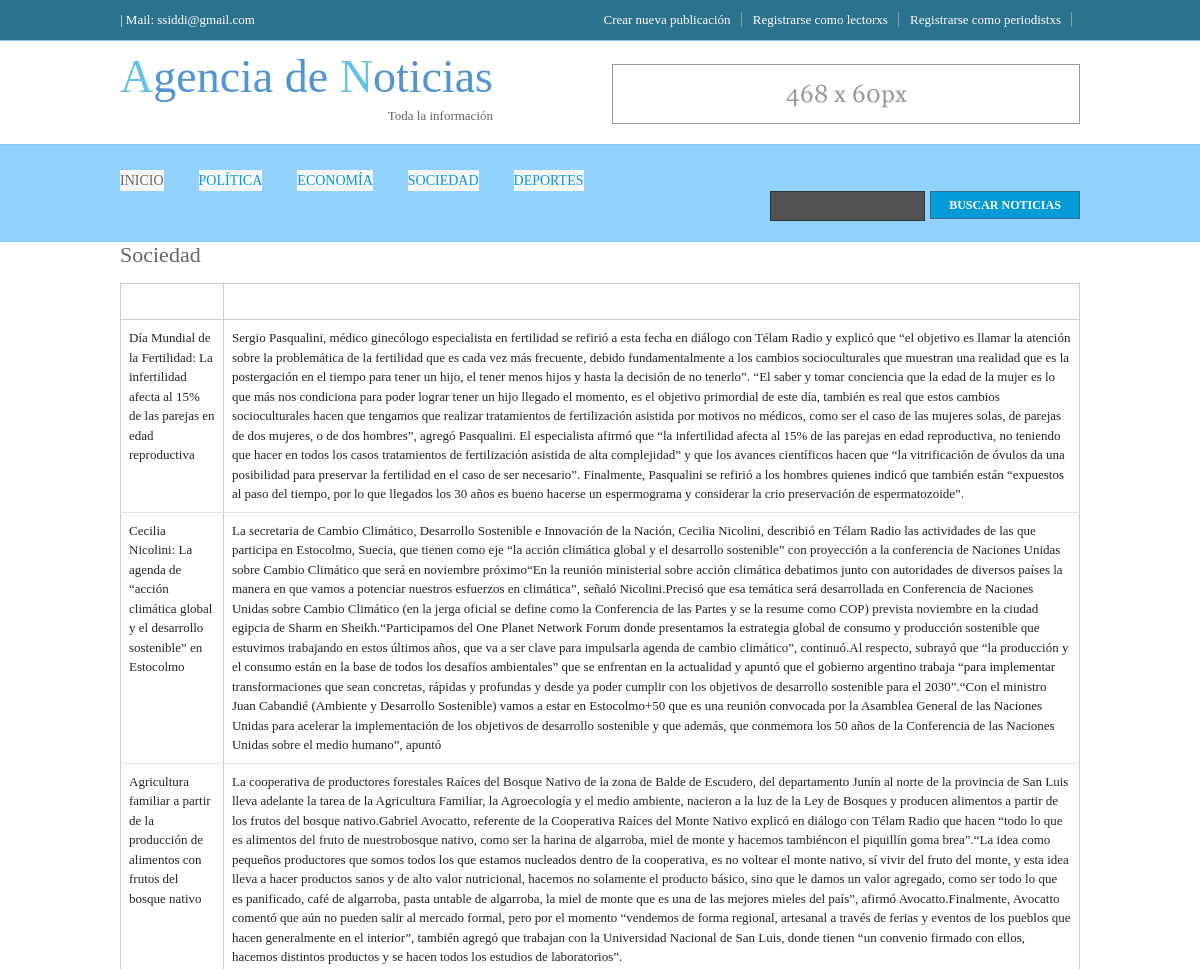
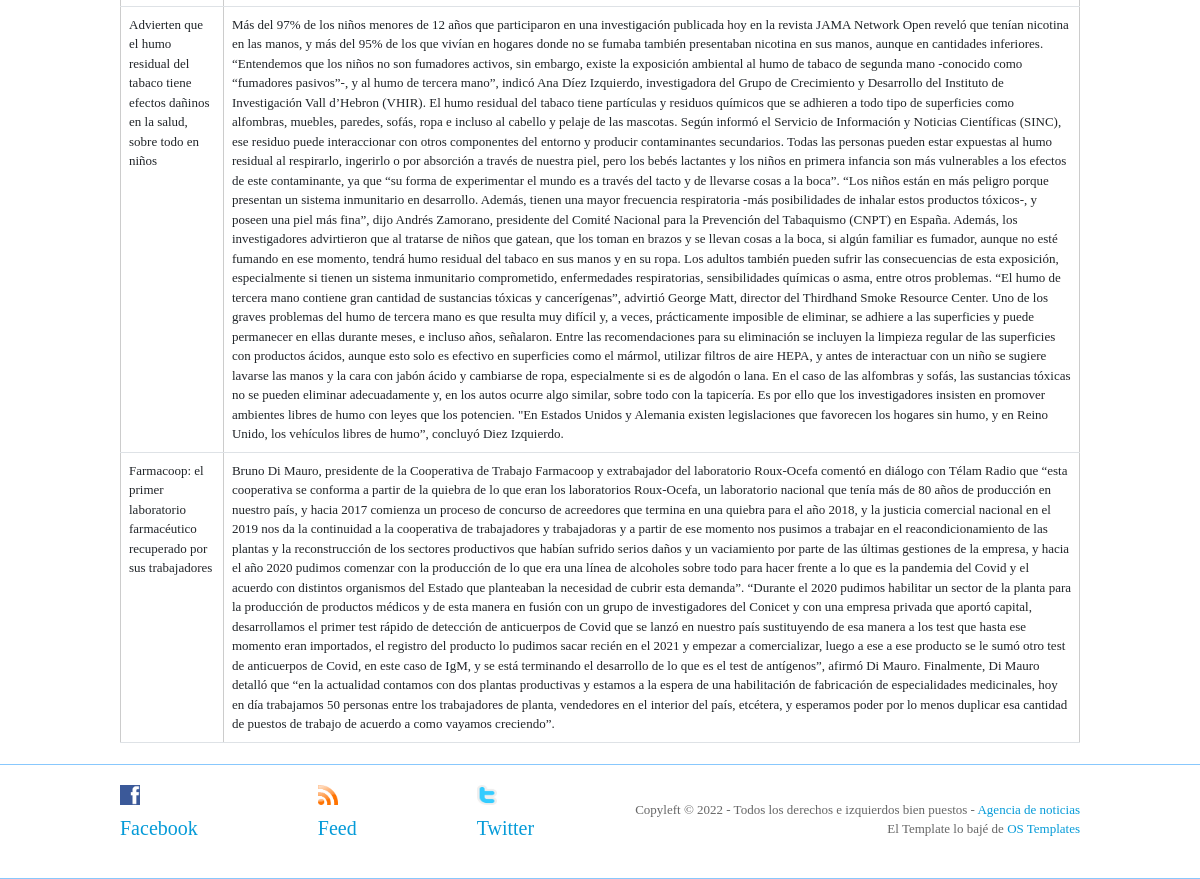
Screenshot of /portal/sociedad with the database file from the repository (2 pictures, top to bottom).
### portal/models.py (models this page shows, shortened)
class Noticia(models.Model):
    seccion = models.CharField(max_length=50)
    titulo = models.CharField(max_length=140)
    bajada = models.CharField(max_length=100000)
    periodistxs = models.CharField(max_length=50)
    email_preiodistxs = models.EmailField()
    publicado = models.BooleanField()
    home = models.BooleanField()

### portal/views.py (the view)
# urls.py: path("sociedad", views.sociedad ,name="sociedad"),
def sociedad(request):
    noticias = Noticia.objects.all()
    dicc = {"noticias":noticias[::-1]}
    seccion = loader.get_template("3sociedad.html")
    documento=seccion.render(dicc)
    return HttpResponse(documento)

### portal/templates/3sociedad.html
{% extends "padre.html" %}
{% load static %}
{% block contenido %}
<div class="wrapper">
  <div id="hpage_cats">
<h1>Sociedad</h1>
<table class="table">
    <thead>
      <tr>
        <th scope="col">Título</th>
        <th scope="col">Bajada</th>
    </tr>
    </thead>
    <tbody>
      {% for n in noticias %}
       {% if n.seccion == "sociedad" %}
        <tr>
            <td>{{n.titulo}}</td>
            <td>{{n.bajada}}</td>
        </tr>
       {% endif %}
      {% endfor %}
    </tbody>
  </table>
</div>
</div>
{% endblock %}

### portal/static/portal/layout/styles/layout.css (style rules this page uses)
html { overflow-y:scroll; }
body { margin:0; padding:0; font-size:13px; font-family:Georgia, "Times New Roman", Times, serif; color:#666666; background-color:#FFFFFF; }
div.wrapper { display:block; width:100%; margin:0; text-align:left; border-bottom:1px solid #88c8fd; }
div.wrapper h1, div.wrapper h2, div.wrapper h3, div.wrapper h4, div.wrapper h5, div.wrapper h6 { margin:0 0 15px 0; padding:0; font-size:22px; font-weight:normal; line-height:normal; }
#header, #topline, #topbar, #breadcrumb, .container, #hpage_cats, #adblock, #socialise, #footer, #copyright { display:block; position:relative; width:960px; margin:0 auto; }
#hpage_cats { padding:0 0 5px 0; }

### portal/static/portal/layout/styles/tables.css (style rules this page uses)
table { width:100%; border-collapse:collapse; table-layout:auto; vertical-align:top; margin-bottom:15px; border:1px solid #CCCCCC; }
table thead th { color:#FFFFFF; background-color:#666666; border:1px solid #CCCCCC; border-collapse:collapse; text-align:center; table-layout:auto; vertical-align:middle; }
table tbody td { vertical-align:top; border-collapse:collapse; border-left:1px solid #CCCCCC; border-right:1px solid #CCCCCC; }
table thead th, table tbody td { padding:5px; border-collapse:collapse; }

### rows the page displays
Noticia: titulo "Día Mundial de la Fertilidad: La infertilidad afecta al 15% de las parejas en edad reproductiva", bajada "Sergio Pasqualini, médico ginecólogo especialista en fertilidad se refirió a esta fecha en diálogo con Télam Radio y explicó que “el objetivo es llamar la atención sobre la problemática de la fertilidad que es cada vez más frecuente, debido fundamentalmente a los cambios socioculturales que muestran una realidad que es la postergación en el tiempo para tener un hijo, el tener menos hijos y hasta la decisión de no tenerlo”. “El saber y tomar conciencia que la edad de la mujer es lo que más nos condiciona para poder lograr tener un hijo llegado el momento, es el objetivo primordial de este día, también es real que estos cambios socioculturales hacen que tengamos que realizar tratamientos de…"
Noticia: titulo "Cecilia Nicolini: La agenda de “acción climática global y el desarrollo sostenible” en Estocolmo", bajada "La secretaria de Cambio Climático, Desarrollo Sostenible e Innovación de la Nación, Cecilia Nicolini, describió en Télam Radio las actividades de las que participa en Estocolmo, Suecia, que tienen como eje “la acción climática global y el desarrollo sostenible” con proyección a la conferencia de Naciones Unidas sobre Cambio Climático que será en noviembre próximo“En la reunión ministerial sobre acción climática debatimos junto con autoridades de diversos países la manera en que vamos a potenciar nuestros esfuerzos en climática”, señaló Nicolini.Precisó que esa temática será desarrollada en Conferencia de Naciones Unidas sobre Cambio Climático (en la jerga oficial se define como la…"
Noticia: titulo "Agricultura familiar a partir de la producción de alimentos con frutos del bosque nativo", bajada "La cooperativa de productores forestales Raíces del Bosque Nativo de la zona de Balde de Escudero, del departamento Junín al norte de la provincia de San Luis lleva adelante la tarea de la Agricultura Familiar, la Agroecología y el medio ambiente, nacieron a la luz de la Ley de Bosques y producen alimentos a partir de los frutos del bosque nativo.Gabriel Avocatto, referente de la Cooperativa Raíces del Monte Nativo explicó en diálogo con Télam Radio que hacen “todo lo que es alimentos del fruto de nuestrobosque nativo, como ser la harina de algarroba, miel de monte y hacemos tambiéncon el piquillín goma brea”.“La idea como pequeños productores que somos todos los que estamos nucleados…"
Noticia: titulo "Advierten que el humo residual del tabaco tiene efectos dañinos en la salud, sobre todo en niños", bajada "Más del 97% de los niños menores de 12 años que participaron en una investigación publicada hoy en la revista JAMA Network Open reveló que tenían nicotina en las manos, y más del 95% de los que vivían en hogares donde no se fumaba también presentaban nicotina en sus manos, aunque en cantidades inferiores. “Entendemos que los niños no son fumadores activos, sin embargo, existe la exposición ambiental al humo de tabaco de segunda mano -conocido como “fumadores pasivos”-, y al humo de tercera mano”, indicó Ana Díez Izquierdo, investigadora del Grupo de Crecimiento y Desarrollo del Instituto de Investigación Vall d’Hebron (VHIR). El humo residual del tabaco tiene partículas y residuos químicos…"
Noticia: titulo "Farmacoop: el primer laboratorio farmacéutico recuperado por sus trabajadores", bajada "Bruno Di Mauro, presidente de la Cooperativa de Trabajo Farmacoop y extrabajador del laboratorio Roux-Ocefa comentó en diálogo con Télam Radio que “esta cooperativa se conforma a partir de la quiebra de lo que eran los laboratorios Roux-Ocefa, un laboratorio nacional que tenía más de 80 años de producción en nuestro país, y hacia 2017 comienza un proceso de concurso de acreedores que termina en una quiebra para el año 2018, y la justicia comercial nacional en el 2019 nos da la continuidad a la cooperativa de trabajadores y trabajadoras y a partir de ese momento nos pusimos a trabajar en el reacondicionamiento de las plantas y la reconstrucción de los sectores productivos que habían sufrido…"
